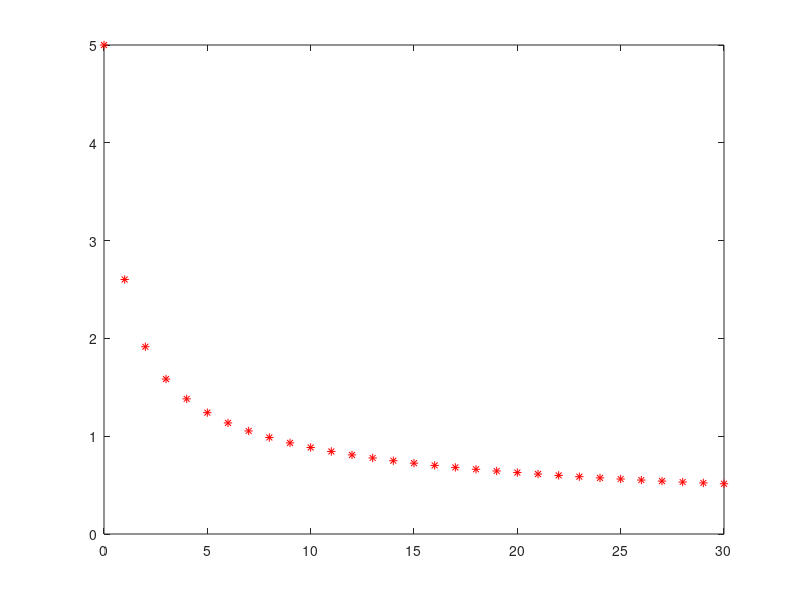

MATLAB code to generate this figure:
% meanPulse = mean(D(:,2:end),2); % Find mean of values per row to create average pulse
% xx = linspace(0,30,30)';
% xMean = xScraped1(1:1800);
% a = fitCoeff_Therm_635(1);
% b = fitCoeff_Therm_635(2);
% c = fitCoeff_Therm_635(3);
% d = fitCoeff_Therm_635(4);
% % selfHeating = a*erfc(b/sqrt(c*xx));
% selfHeating = (a)*(erfc((b)/sqrt(c*x)))
% % adjustedMean = meanPulse-selfHeating'
% plot(xx,selfHeating,'*b')
% % xMean, meanPulse, '*r', xMean, adjustedMean,'*k'

% x = 0:1:6;
% t = [0.1 5 100];
% a = 5;
% k = 2;
% b = 1;
% figure(1)
%     u = (a/2)*(erf((x-b)/sqrt(4*k*t(1))));
%     plot(x,u)

x = 0:1:30;
t = [0.1 5 100];
a = 5;
k = 2;
b = 1;
figure(1)
u = a*erf(1./sqrt(4*x'));
    plot(x,u,'*r')